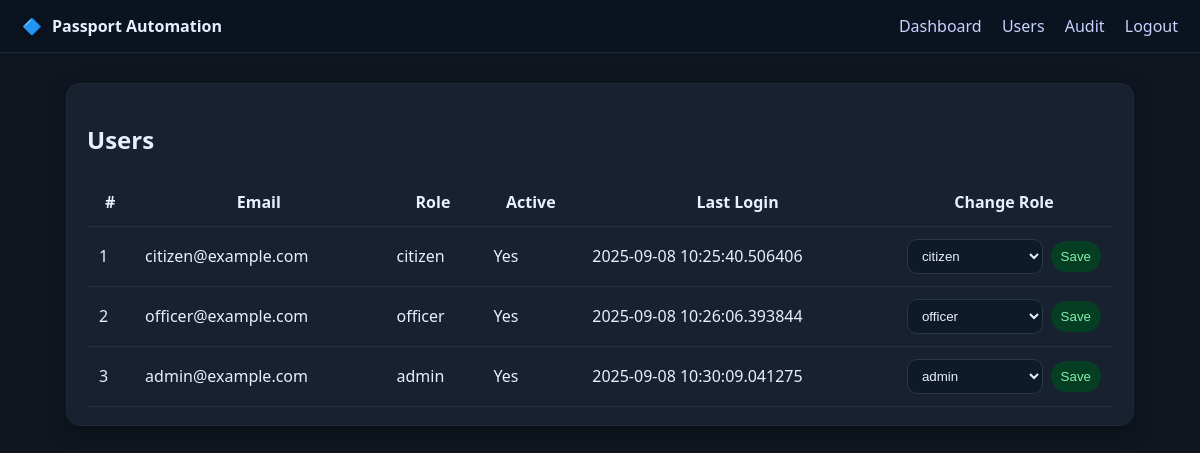
The app's page /admin/users (signed in) with its own data.
### app/models.py (models this page shows, shortened)
class User(db.Model, UserMixin):
    id = db.Column(db.Integer, primary_key=True)
    email = db.Column(db.String(180), unique=True, nullable=False)
    password_hash = db.Column(db.String(255), nullable=False)
    role = db.Column(db.String(20), default=Role.CITIZEN, nullable=False)
    active = db.Column(db.Boolean, default=True, nullable=False)
    last_login_at = db.Column(db.DateTime)

### app/routes.py (the view)
@bp.get("/admin/users")
@login_required
@role_required(Role.ADMIN)
def admin_users():
    users = User.query.order_by(User.id.asc()).all()
    return render_template("admin_users.html", users=users)

### app/routes.py (called while the page is built)
@login_manager.user_loader
def load_user(user_id):
    return User.query.get(int(user_id))

### app/security.py (called while the page is built)
def role_required(*roles):
    def decorator(f):
        @wraps(f)
        def wrapper(*args, **kwargs):
            if not current_user.is_authenticated or current_user.role not in roles:
                abort(403)
            return f(*args, **kwargs)
        return wrapper
    return decorator

### templates/admin_users.html (shortened to what this page needs)
{% extends "base.html" %}
{% block content %}
<div class="card">
  <h2>Users</h2>
  <table class="tbl">
    <thead><tr><th>#</th><th>Email</th><th>Role</th><th>Active</th><th>Last Login</th><th>Change Role</th></tr></thead>
    <tbody>
    {% for u in users %}
      <tr>
        <td>{{ u.id }}</td><td>{{ u.email }}</td><td>{{ u.role }}</td>
        <td>{{ 'Yes' if u.active else 'No' }}</td><td>{{ u.last_login_at or '-' }}</td>
        <td>
          <form method="post" action="{{ url_for('main.admin_change_role', user_id=u.id) }}" class="row">
            <select name="role" class="inp sm">
              <option value="citizen" {{ 'selected' if u.role=='citizen' }}>citizen</option>
              <option value="officer" {{ 'selected' if u.role=='officer' }}>officer</option>
              <option value="admin" {{ 'selected' if u.role=='admin' }}>admin</option>
            </select>
            <button class="chip ok">Save</button>
          </form>
        </td>
      </tr>
    {% endfor %}
    </tbody>
  </table>
</div>
{% endblock %}

### static/css/app.css (style rules this page uses)
:root { --bg:#0f1620;--card:#17212f;--muted:#9fb0c7;--text:#e8f0ff;--primary:#6c63ff;--ok:#22c55e;--warn:#f59e0b;--danger:#ef4444 }
* { box-sizing:border-box }
body { margin:0;background:var(--bg);color:var(--text);font:16px/1.5 ui-sans-serif,system-ui,Segoe UI,Roboto }
.card { background:var(--card);border:1px solid #1f2a3a;border-radius:14px;padding:18px 20px;box-shadow:0 6px 20px #0004;margin-bottom:18px }
.inp { width:100%;padding:12px 14px;border-radius:10px;border:1px solid #2a364a;background:#0f1a28;color:var(--text) }
.inp.sm { padding:8px 10px }
.row { display:flex;gap:8px;align-items:center }
.tbl { width:100%;border-collapse:collapse }
.tbl th,.tbl td { padding:12px;border-bottom:1px solid #253246 }
.chip { padding:8px 10px;border-radius:999px;border:0;cursor:pointer }
.chip.ok { background:#063e24;color:#86efac }

### records on screen
User: id "1", email "citizen@example.com", role "citizen", active "Yes", last_login_at "2025-09-08 10:25:40.506406"
User: id "2", email "officer@example.com", role "officer", active "Yes", last_login_at "2025-09-08 10:26:06.393844"
User: id "3", email "admin@example.com", role "admin", active "Yes", last_login_at "2025-09-08 10:30:09.041275"
